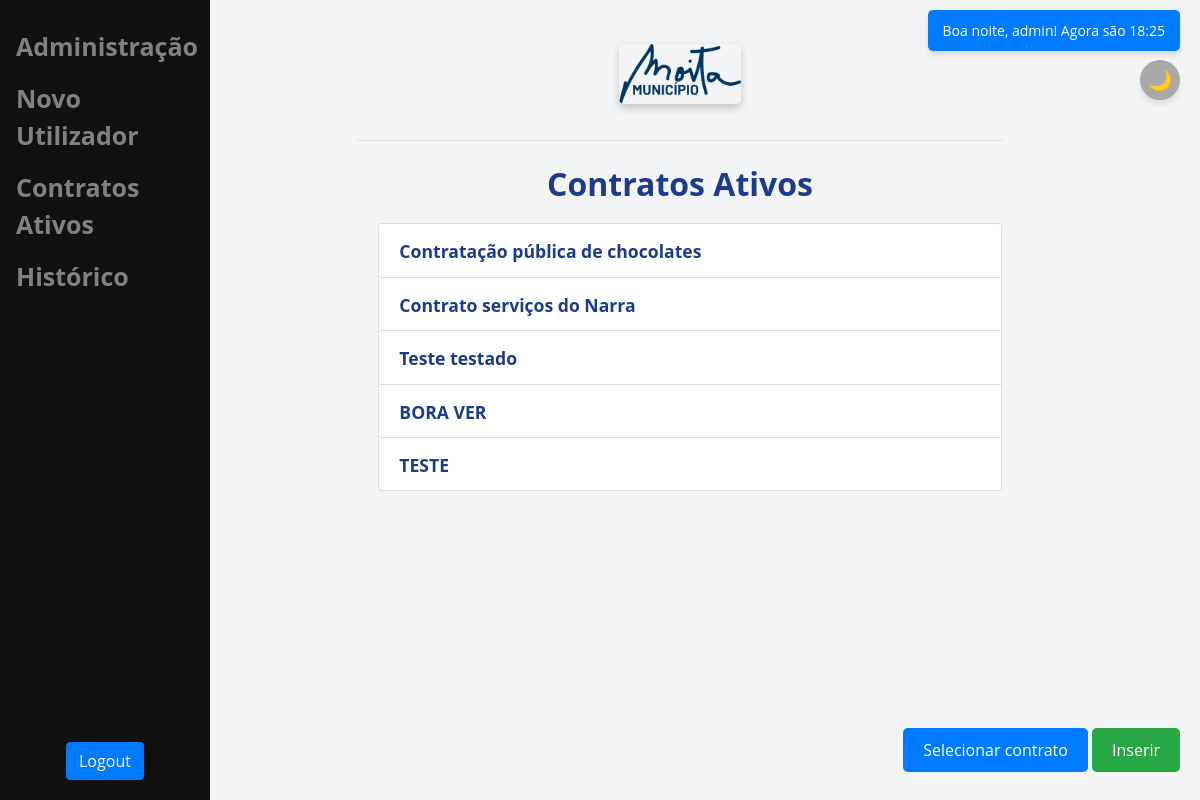
The page / (signed in) on the database as committed earlier.
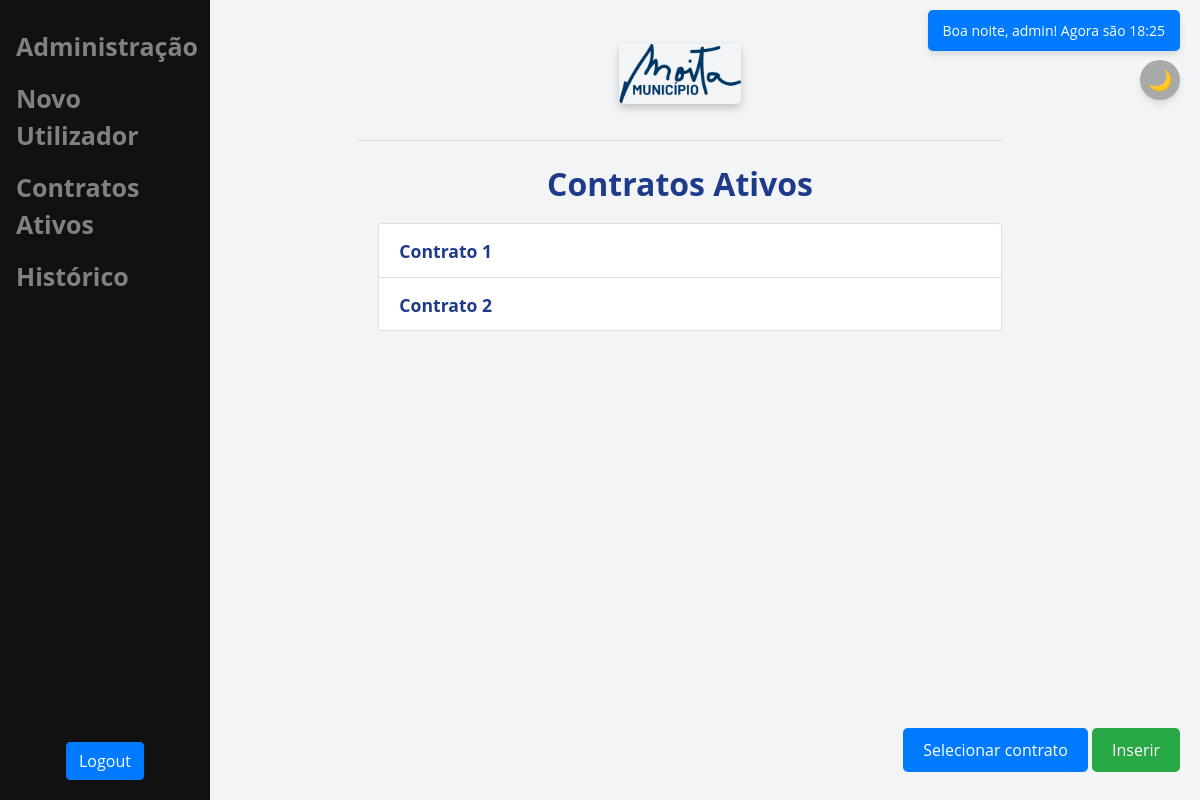
The same page on the database as committed later.
### main/models.py (models this page shows, shortened)
class UploadedFile(models.Model):
    user = models.ForeignKey(User, on_delete=models.CASCADE, related_name='uploadedfile')
    file = models.FileField(upload_to='uploads/')
    name = models.CharField(max_length=255)

class Contract(models.Model):
    user = models.ForeignKey(User, on_delete=models.CASCADE)
    objeto = models.CharField(max_length=255)
    procedimento = models.CharField(max_length=255)
    tipo_produto = models.CharField(max_length=255)
    numero = models.CharField(max_length=100)
    tipo_contrato = models.CharField(max_length=100)
    fornecedor = models.CharField(max_length=255)
    nif = models.CharField(max_length=100)
    data_inicial = models.DateField()
    data_final = models.DateField()
    prazo = models.CharField(max_length=255)
    preco_contratual = models.DecimalField(max_digits=10, decimal_places=2)
    iva = models.CharField(max_length=100)
    valor_total = models.DecimalField(max_digits=10, decimal_places=2)
    observacao = models.TextField(blank=True, null=True)
    valor_entregue = models.DecimalField(max_digits=10, decimal_places=2)
    recorrente = models.BooleanField(default=False)
    compromisso = models.BooleanField(default=False)
    uploaded_file = models.ForeignKey(UploadedFile, on_delete=models.CASCADE)
    plurianual = models.TextField(blank=True, null=True)
    estado = models.BooleanField(default=True)
    alerta_prazo = models.CharField(max_length=100)
    anos_plurianual = JSONField(blank=True, null=True)

### main/views.py (the view)
# urls.py: path('', views.home, name='home'),
def home(request):
    if request.user.is_authenticated:
        contratos_ativos = []
        for uf in request.user.uploadedfile.all():
            contrato = uf.contract_set.filter(estado=True).first()
            if contrato:
                contratos_ativos.append((uf, contrato))
        context = {
            'contratos_ativos': contratos_ativos,
            **get_global_context(request)
        }
        return render(request, 'main/home.html', context)
    else:
        return render(request, 'main/home.html', {'message': 'Por favor, faça login para ver seus contratos.'})

### main/templatetags/custom_tags.py (called while the page is built)
@register.simple_tag
def saudacao_e_hora(user):
    current_time = now()
    hour = current_time.hour
    if 5 <= hour < 12:
        greeting = "Bom dia"
    elif 12 <= hour < 18:
        greeting = "Boa tarde"
    else:
        greeting = "Boa noite"
    nome = user.username
    return f"{greeting}, {nome}! Agora são {current_time.strftime('%H:%M')}"

### main/views.py (called while the page is built)
def get_global_context(request):
    return {
        'tem_contrato': Contract.objects.filter(user=request.user).exists() if request.user.is_authenticated else False,
        'is_contrato_detalhes': request.path.startswith('/contrato/detalhes/')
    }

### main/templates/main/home.html (shortened to what this page needs)
{% extends 'main/base.html' %}
{% block content %}
<h1>Contratos Ativos</h1>
{% if user.is_authenticated %}
<div>
    <ul style="list-style-type: disc; padding-left: 20px;">
        {% for uf, contrato in contratos_ativos %}
        <li class="list-group-item">
            <a href="{% url 'contrato_detalhes' contrato.id %}">
                <span style="font-weight: bold; font-size: 1.1em;">
                    {{ contrato.objeto }}
                </span>
            </a>
        </li>
        {% empty %}
            <li class="list-group-item">Nenhum contrato ativo carregado.</li>
        {% endfor %}
    </ul>
</div>
<div style="position: fixed; bottom: 20px; right: 20px; display: flex; gap: 10px;">
    <form method="POST" enctype="multipart/form-data" action="{% url 'upload_file' %}">
        <label for="file" style="cursor: pointer; background-color: #007bff; color: white; padding: 10px 20px; border-radius: 5px;">
            Selecionar contrato
        </label>
        <button type="submit" id="submit-btn" disabled style="background-color: #28a745; color: white; padding: 10px 20px; border: none; border-radius: 5px; cursor: pointer;">
            Inserir
        </button>
    </form>
</div>
{% else %}
<li class="list-group-item"><a href="/login">Por favor, faça login para ver os seus contratos.</a></li>
{% endif %}
{% endblock %}

Rows that differ between the two databases and show on the page:
removed UploadedFile: objeto "Contratação pública de chocolates"
removed UploadedFile: objeto "Contrato serviços do Narra"
removed UploadedFile: objeto "Teste testado"
removed UploadedFile: objeto "BORA VER"
removed UploadedFile: objeto "TESTE"
added UploadedFile: objeto "Contrato 1"
added UploadedFile: objeto "Contrato 2"
